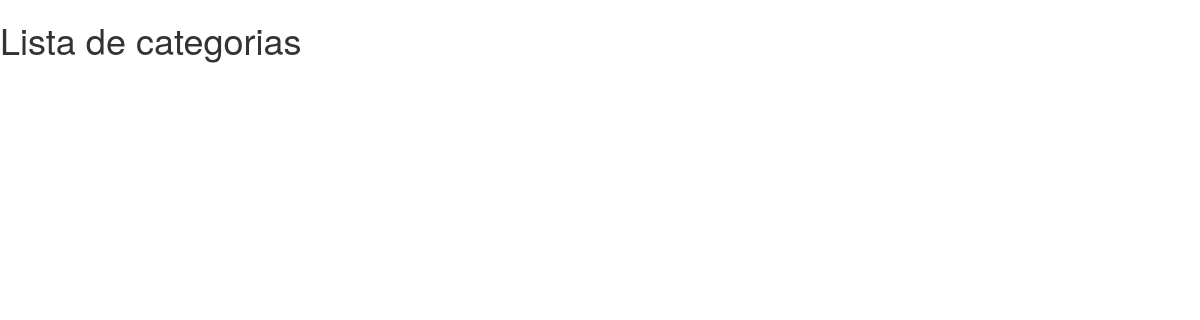
The page /admin/lista_categoria.php on the database as committed earlier.
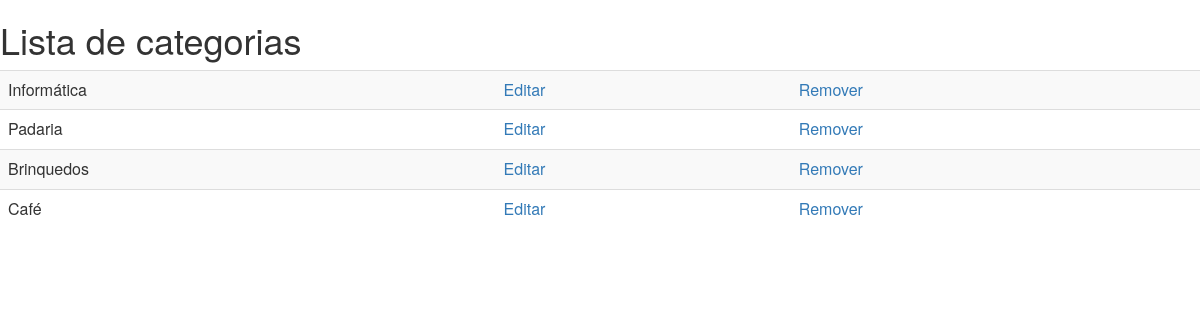
The same page on the database as committed later.
### tables this page shows
CREATE TABLE IF NOT EXISTS `categoria` (
  `id` int(11) NOT NULL AUTO_INCREMENT,
  `nome` varchar(100) NOT NULL,
  `descricao` varchar(200) NOT NULL,
  PRIMARY KEY (`id`)
);

### config/init.php (called while the page is built, shortened)
<?php
spl_autoload_register(
	function($nome_classe){
		$model_path = __DIR__.'/../class/'. strtolower($nome_classe) . '.class.php';
		if(file_exists($model_path)){
			return;
		}
	}
);

### class/model.class.php (called while the page is built, shortened)
<?php
abstract class Model{
	public $conn;
	public $resultado;
	public $tabela;
	function __construct($conn)
	{
		$this->conn = $conn;
	}
	public function consultaTodos()
	{
		$sql = "SELECT * FROM " . $this->tabela;
		$this->resultado = $this->conn->prepare($sql);
		return $this->resultado->execute();
	}
	public function pegaTodos(){
		return $this->resultado->fetchAll();
	}
}

### admin/lista_categoria.php (the view)
<?php
	require_once '../config/init.php';
	$categoria = new Categoria($conn);
	$categoria->consultaTodos();
	$resultados = $categoria->pegaTodos();
?>
<html>
	<?php include '../partials/head.inc.php'; ?>
	<body>
		<h1>Lista de categorias</h1>
		<table class="table table-striped">
			<?php
			foreach($resultados as $linha){ ?>
			<tr>
				<td><?php echo $linha['nome']; ?></td>
				<td><a class="button button-primary" href="admin_editar_categoria.php?id=<?php echo $linha['id']; ?>">Editar</a></td>
				<td><a class="button button-danger" onclick="return confirm('Deseja executar esta ação? Todos os produtos dessa categoria serão removidos PERMANENTEMENTE.')" href="admin_remover_categoria.php?id=<?php echo $linha['id']; ?>">Remover</a></td>
			</tr>
			<?php } ?>
		</table>
	</body>
</html>

Rows that differ between the two databases and show on the page:
added categoria: nome "Informática"
added categoria: nome "Padaria"
added categoria: nome "Brinquedos"
added categoria: nome "Café"
